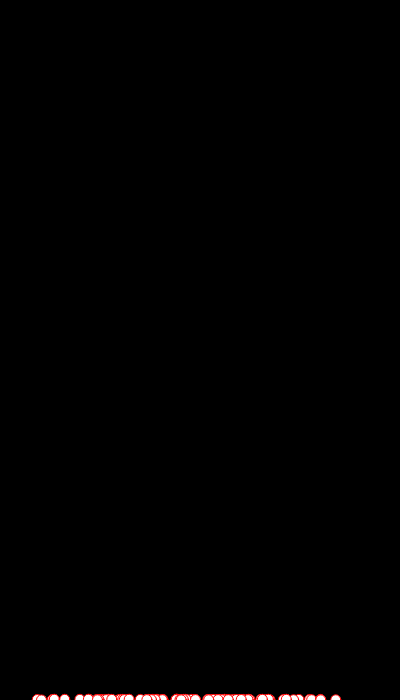
Frame 1 (no input)
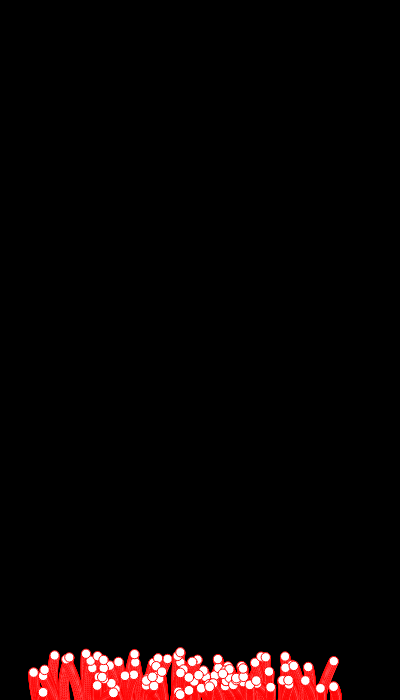
Frame 60 (no input)
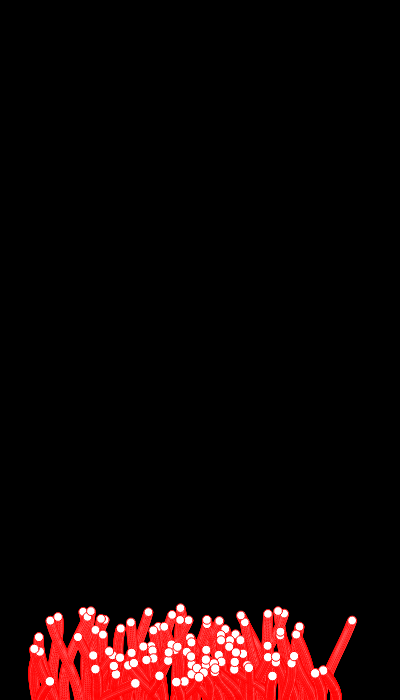
Frame 120 (the mouse pressed at the canvas centre since frame 60)

The p5.js sketch that drew these frames (run headless with seeded random() and noise() and a simulated clock; from frame 60 on, the mouse is pressed at the canvas centre):

// p5.js sketch
// ── sketch.js


function setup() {
  createCanvas(400, 700);
  background(0);
  stroke(255, 0 ,10);
}

function draw() {
  // background(220, 10);
  translate(width/2, height);
  for(let i=0; i<100; i++) {
    push();
    const y = -frameCount*noise(frameCount/1000+i+200);
    stroke(255, (-y/height) * 100, (-y/height) * 100);
    circle((1-y/height)*width*(noise(frameCount/1000+i)-0.5),y,10*(1+y/height));
    pop();
  }

}
